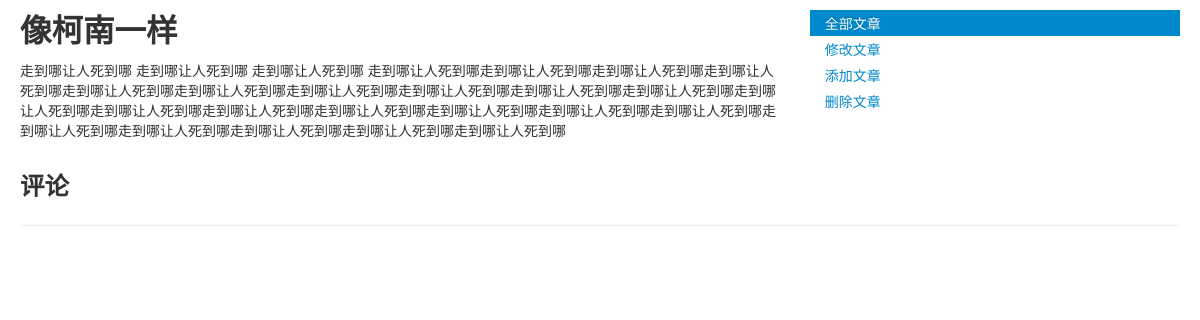
Page /manager/manage_article/?id=11 (signed in) on the earlier database version.
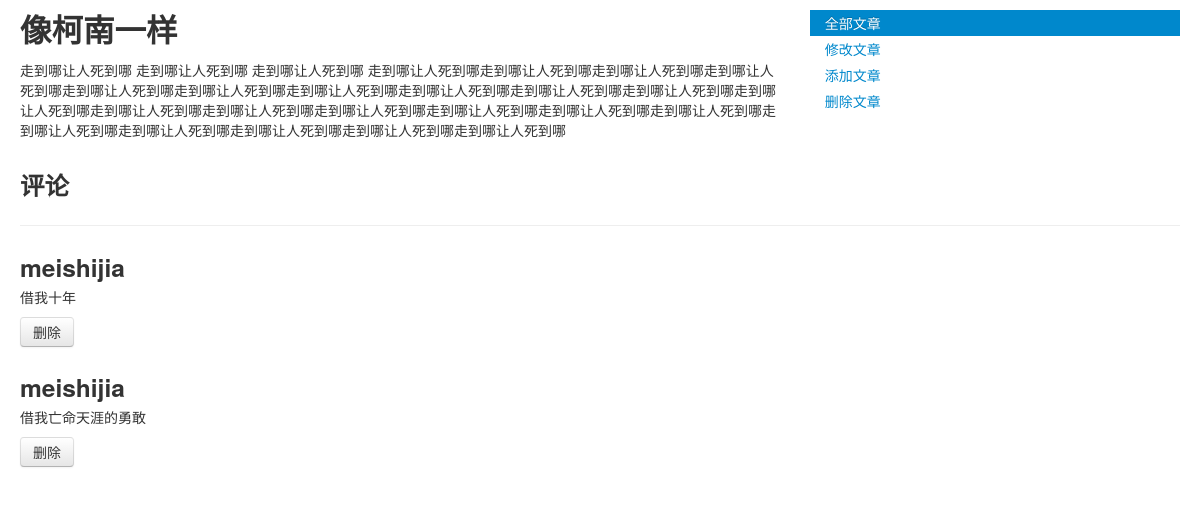
Same page on the later database version.
### comments/models.py (models this page shows)
class Comment(models.Model):
    content = models.TextField()
    user = models.ForeignKey(User,on_delete = models.CASCADE)
    article = models.ForeignKey(Article,on_delete = models.CASCADE)

### manager/views.py (the view)
@permission_required('django.contrib.auth.can_manage')
def manage_article(request):
    article_id = request.GET["id"]
    article = Article.objects.get(id = article_id)
    comments = Comment.objects.filter(article = article)
    return render(request,"manager/manage_article.html",{"article":article,"comments":comments})

### manager/templates/manager/manage_article.html (shortened to what this page needs)
{% extends "manager/base.html" %}
{% block content %}
<div class="container-fluid">
	<div class="row-fluid" style="margin-bottom:15px">
		<div class="span8">
			<h2>{{ article.title }}</h2>
			<p>	{{ article.content }}</p>
		</div>
		<div class="span4" style="padding-top:10px">
			<ul class="nav nav-list">
				<li class="active">
					<a href="/manager/article_list/">全部文章</a>
				</li>
				<li>
				<a href="/manager/mod_article/?id={{article.id}}">修改文章</a>
				</li>
				<li>
					<a href="/manager/add_article/">添加文章</a>
				</li>
				<li>
				<a href="/manager/del_article/?id={{article.id}}">删除文章</a>
				</li>
			</ul>
		</div>
	</div>
	<h3>评论</h3>
	<hr/>
	{% for comment in comments %}
	<div class="row-fluid">
		<div class="span12">
			<h3 style="display:inline">
				{{comment.user.username}}
			</h3>
			<p>
				{{comment.content}}
			</p>
			<form method="post" action="/manager/del_comment/">
				<button class="btn" type="submit">删除</button>
			</form>
		</div>
	</div>
	{% endfor %}
</div>
{% endblock%}

Differences in the rows shown:
added Comment: user.username "meishijia", content "借我十年"
added Comment: user.username "meishijia", content "借我亡命天涯的勇敢"
